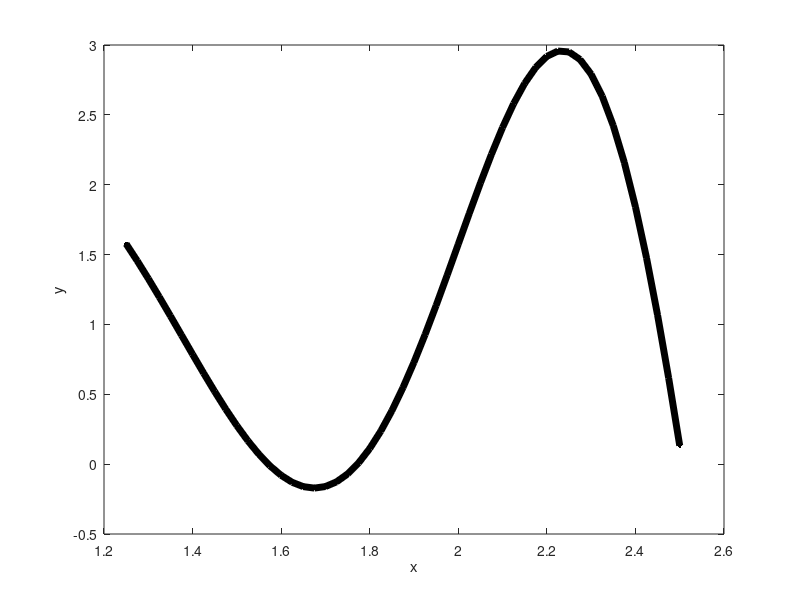

The MATLAB script that drew this image:
%%%%%%%%%%%%%%%%%%%%%%%%%%%%%%%%%%%%%%%%%%%%%%%%%%%%%%%%%%%%%%%
%
% FUNCTION: script2: practice debugging
%
% NOTE: 1) in this script, we want to define an array (vector)
%          of x-Values (independent variable)
%
%       2) next we want to evaluate a function y=f(x) at every x-Value
%          and then plot. 
%   
%       3) script will throw errors; fix them.
%
%       Graphs the function 5.*sin(x^2).*cos(x) from x = 1.25 to 2.5
%
%%%%%%%%%%%%%%%%%%%%%%%%%%%%%%%%%%%%%%%%%%%%%%%%%%%%%%%%%%%%%%%

function script2()


x = 1.25:0.025:2.5;

for i=1:length(x)
   
    y(i) = f(x(i));
    
end

% plotting attributes
ms = 10;
lw = 5;

% plot
plot(x,y,'k.-','MarkerSize',ms,'LineWidth',lw);
xlabel('x');
ylabel('y');

end


%%%%%%%%%%%%%%%%%%%%%%%%%%%%%%%%%%%%%%%%%%%%%%%%%%%%%%%%%
%
% FUNCTION: computes function y=f(x) for given input x
%
% RETURNS: function value when evaluated at input, x.
%
%%%%%%%%%%%%%%%%%%%%%%%%%%%%%%%%%%%%%%%%%%%%%%%%%%%%%%%%%

function val = f(x)

val = 5.*sin(x^2).*cos(x);

end